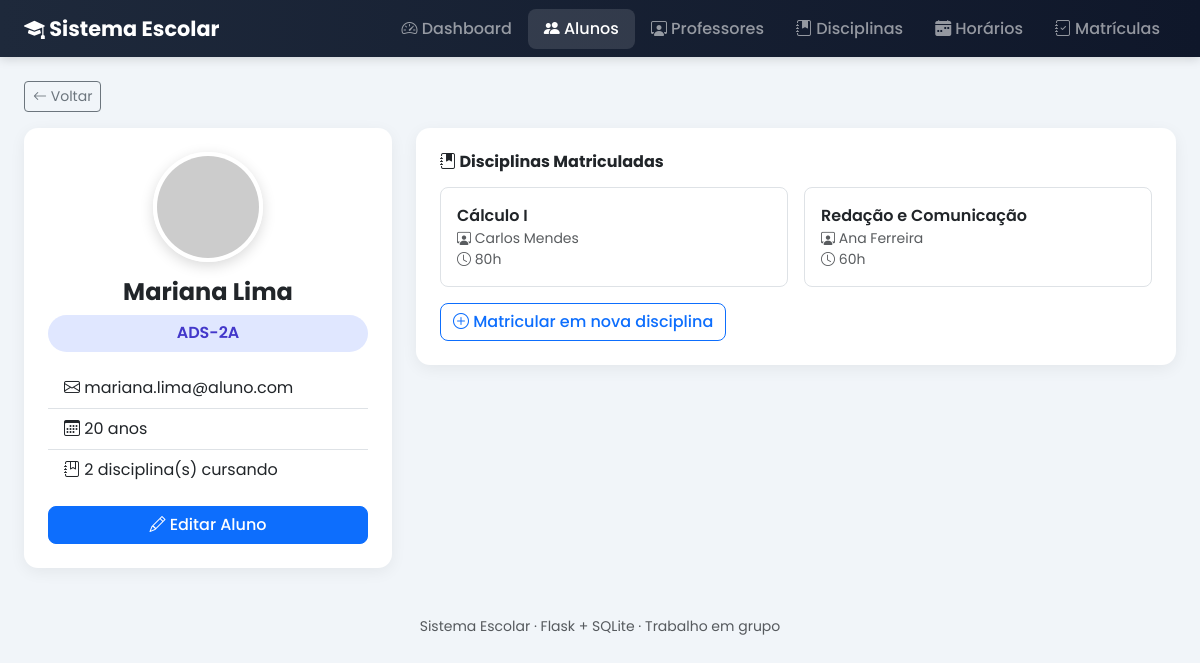
Screenshot of /alunos/perfil/2 with the database file from the repository.
### tables this page shows
CREATE TABLE alunos (
            id INTEGER PRIMARY KEY AUTOINCREMENT,
            nome TEXT NOT NULL,
            idade INTEGER NOT NULL,
            email TEXT NOT NULL,
            turma TEXT NOT NULL,
            foto TEXT
        );

CREATE TABLE disciplinas (
            id INTEGER PRIMARY KEY AUTOINCREMENT,
            nome TEXT NOT NULL,
            carga_horaria INTEGER NOT NULL,
            professor_id INTEGER,
            FOREIGN KEY (professor_id) REFERENCES professores(id) ON DELETE SET NULL
        );

CREATE TABLE professores (
            id INTEGER PRIMARY KEY AUTOINCREMENT,
            nome TEXT NOT NULL,
            email TEXT NOT NULL,
            especialidade TEXT NOT NULL,
            foto TEXT
        );

### routes/alunos.py (the view)
@alunos_bp.route("/perfil/<int:id>")
def perfil(id):
    conn = get_conn()
    aluno = conn.execute("SELECT * FROM alunos WHERE id = ?", (id,)).fetchone()
    if aluno is None:
        conn.close()
        flash("Aluno não encontrado!", "erro")
        return redirect(url_for("alunos.listar"))
    disciplinas = conn.execute(
        """
        SELECT d.*, p.nome as professor_nome
        FROM disciplinas d
        JOIN matriculas m ON m.disciplina_id = d.id
        LEFT JOIN professores p ON p.id = d.professor_id
        WHERE m.aluno_id = ?
        ORDER BY d.nome
        """,
        (id,),
    ).fetchall()
    conn.close()
    return render_template("alunos/perfil.html", aluno=aluno, disciplinas=disciplinas)

### database.py (called while the page is built)
def get_conn():
    conn = sqlite3.connect(DB_NAME)
    conn.row_factory = sqlite3.Row
    conn.execute("PRAGMA foreign_keys = ON")
    return conn

### templates/alunos/perfil.html (shortened to what this page needs)
{% extends "base.html" %}
{% block content %}
<a href="{{ url_for('alunos.listar') }}" class="btn btn-sm btn-outline-secondary mb-3">
    <i class="bi bi-arrow-left"></i> Voltar
</a>
<div class="row g-4">
    <div class="col-lg-4">
        <div class="card card-suave p-4 text-center">
            <img src="{{ aluno.foto }}" class="avatar-lg mx-auto mb-3" alt="{{ aluno.nome }}">
            <h4 class="fw-bold">{{ aluno.nome }}</h4>
            <span class="badge-turma d-inline-block mb-3">{{ aluno.turma }}</span>
            <ul class="list-group list-group-flush text-start">
                <li class="list-group-item"><i class="bi bi-envelope"></i> {{ aluno.email }}</li>
                <li class="list-group-item"><i class="bi bi-calendar3"></i> {{ aluno.idade }} anos</li>
                <li class="list-group-item"><i class="bi bi-journal-bookmark"></i> {{ disciplinas|length }} disciplina(s) cursando</li>
            </ul>
            <a href="{{ url_for('alunos.editar', id=aluno.id) }}" class="btn btn-primary btn-acao mt-3">
                <i class="bi bi-pencil"></i> Editar Aluno
            </a>
        </div>
    </div>
    <div class="col-lg-8">
        <div class="card card-suave p-4">
            <h6 class="fw-bold mb-3"><i class="bi bi-journal-bookmark-fill"></i> Disciplinas Matriculadas</h6>
            {% if disciplinas|length == 0 %}
                <div class="empty-state">
                    <i class="bi bi-journal-x"></i>
                    <p>Este aluno ainda não está matriculado em nenhuma disciplina.</p>
                </div>
            {% else %}
            <div class="row g-3">
                {% for d in disciplinas %}
                <div class="col-md-6">
                    <div class="border rounded-3 p-3 h-100">
                        <div class="fw-semibold">{{ d.nome }}</div>
                        <div class="text-muted small"><i class="bi bi-person-workspace"></i> {{ d.professor_nome or 'Sem professor' }}</div>
                        <div class="text-muted small"><i class="bi bi-clock"></i> {{ d.carga_horaria }}h</div>
                    </div>
                </div>
                {% endfor %}
            </div>
            {% endif %}
            <a href="{{ url_for('matriculas.nova') }}" class="btn btn-outline-primary btn-acao mt-3 align-self-start">
                <i class="bi bi-plus-circle"></i> Matricular em nova disciplina
            </a>
        </div>
    </div>
</div>
{% endblock %}

### static/css/style.css (style rules this page uses)
:root { --azul-escuro: #1e293b; --azul: #3b82f6; --roxo: #7c3aed; --verde: #10b981; --laranja: #f59e0b; --rosa: #ec4899; --fundo: #f1f5f9; }
* { font-family: 'Poppins', sans-serif; }
body { background: var(--fundo); }
.card-suave { border: none; border-radius: 14px; box-shadow: 0 4px 16px rgba(0,0,0,0.06); }
.avatar-lg { width: 110px; height: 110px; border-radius: 50%; object-fit: cover; border: 4px solid #fff; box-shadow: 0 4px 14px rgba(0,0,0,0.15); }
.badge-turma { background: #e0e7ff; color: #4338ca; font-weight: 600; padding: 0.4em 0.8em; border-radius: 20px; }
.btn-acao { border-radius: 8px; font-weight: 500; }

### rows the page displays
alunos: nome "Mariana Lima", turma "ADS-2A", email "mariana.lima@aluno.com", idade "20"
disciplinas: nome "Cálculo I", nome "Carlos Mendes", carga_horaria "80"
disciplinas: nome "Redação e Comunicação", nome "Ana Ferreira", carga_horaria "60"

### other values shown
{{ disciplinas|length }} "2"
